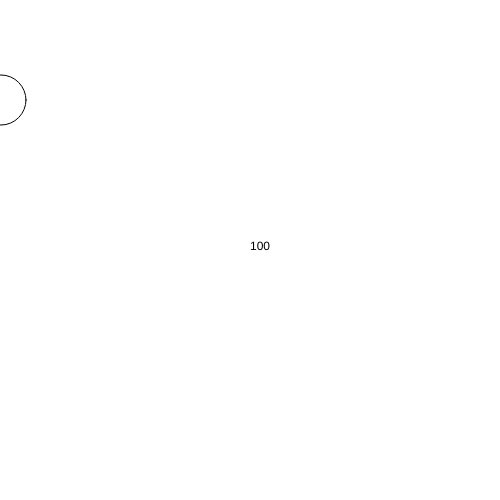
Frame 1 (no input)
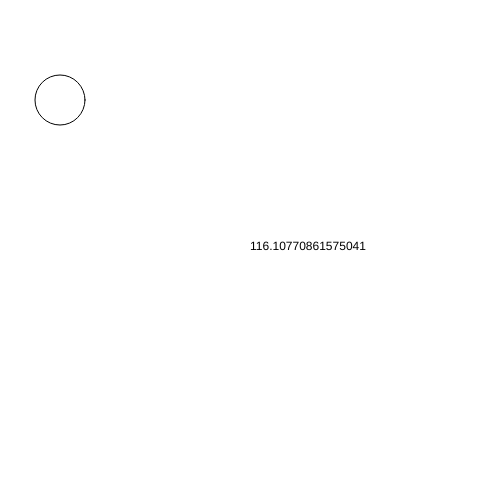
Frame 60 (no input)
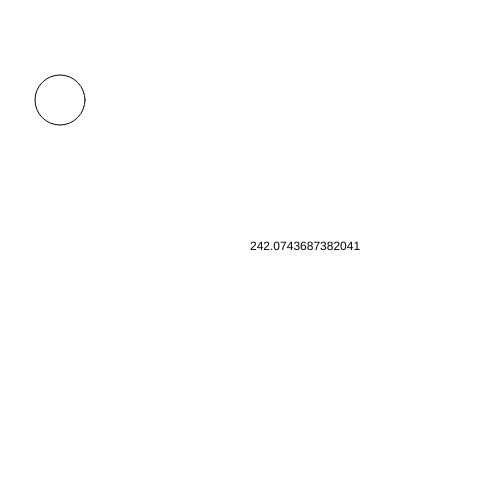
Frame 120 (the mouse pressed at the canvas centre since frame 60)

The p5.js sketch that drew these frames (run headless with seeded random() and noise() and a simulated clock; from frame 60 on, the mouse is pressed at the canvas centre):

// p5.js sketch
// ── sketch.js

let x = 0;
let y = 100;
let velocidad = 1;
let condicionDeReboteIzq;
let condicionDeReboteDer;
let distancia;
let diametro = 50;
let colorDeFondo  = 255;
let dentroDeLaElipse;

function setup() {
  createCanvas(500, 500);

}

/**
 *  En este ejemplo vemos como hacer para que la elipse deje de moverse si estamos sobre ella o si presionamos el mouse
 */

function draw() {
  background(colorDeFondo);

  condicionDeReboteDer = x >= width; 
  condicionDeReboteIzq = x < 0; 
  distancia = dist(x,y , mouseX , mouseY);

  if (condicionDeReboteIzq || condicionDeReboteDer ){
    velocidad = velocidad * -1;
    colorDeFondo = random(0, 255);
  }

  dentroDeLaElipse = distancia <= diametro/2 ; 
  // TRUE : Si el mouse esta dentro de la ellipse
  // FALSE : Si estoy fuera

  if(!dentroDeLaElipse && !mouseIsPressed){
    x += velocidad;
  }

  text( distancia, width/2,height/2);

  ellipse(x, y ,50);


}
